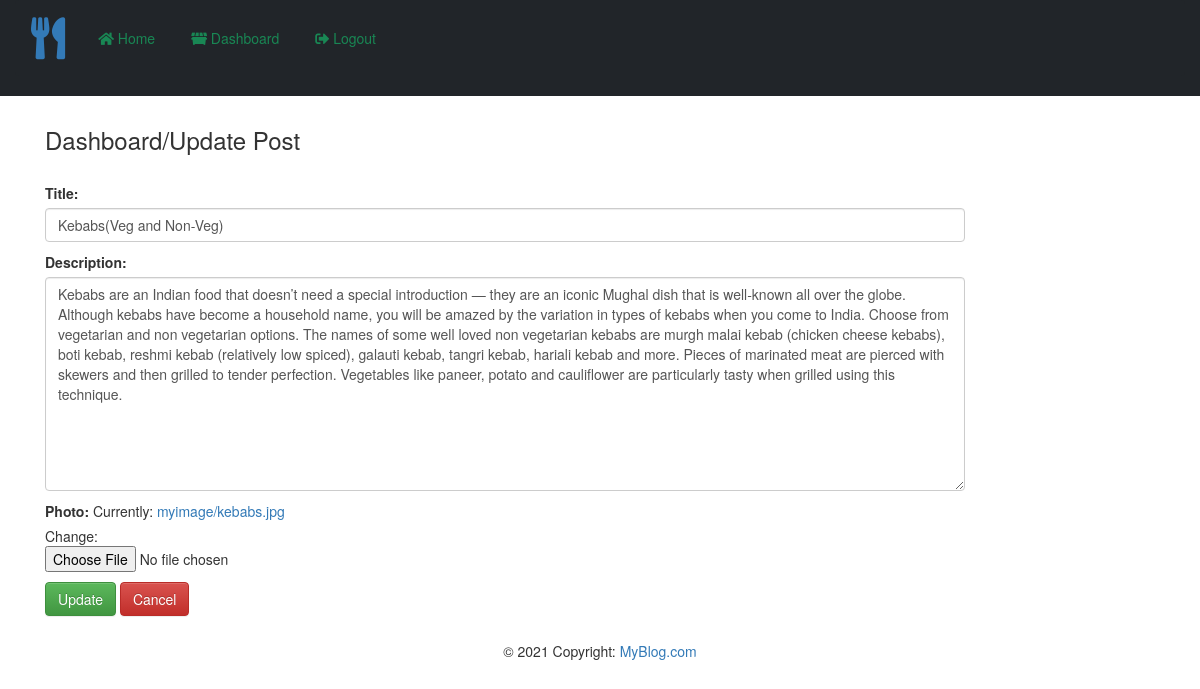
Screenshot of /update/18 (signed in) with the database file from the repository.
### blog/models.py (models this page shows)
class Post(models.Model):
    title= models.CharField(max_length=200)
    desc= models.TextField()
    photo = models.ImageField(upload_to='myimage', width_field=None)

### blog/views.py (the view)
# urls.py: path('update/<int:id>',views.update, name="update"),
def update(request,id):
    if request.user.is_authenticated:
        if request.method=='POST':
            pi=Post.objects.get(pk=id)
            form=PostForm(request.POST, instance=pi)
            if form.is_valid():
                form.save()
        else:
            pi=Post.objects.get(pk=id)
            form=PostForm(instance=pi)
        context={'form':form}
        return render(request,'blog/update.html',context)
    else:
        return HttpResponseRedirect('/login/')

### blog/forms.py
class PostForm(forms.ModelForm):
    class Meta:
        model = Post
        fields= ['title', 'desc','photo']
        labels = {'title':'Title', 'desc':'Description','photo':'Photo'}
        widgets={
            'title':forms.TextInput(attrs={'class':'form-control'}),
            'desc':forms.Textarea(attrs={'class':'form-control'}),
        }

### blog/templates/blog/update.html (shortened to what this page needs)
{% extends "blog/base.html" %}
{% load static %}
{% block content %}
<div class="col-sm-10">
    <h3 class=" my-5">Dashboard/Update Post</h3>
    <form action="" method="POST" novalidate>
        {{form.as_p}}
        <a href="{% url 'dashboard' %}" class="btn btn-success">Update</a>
        <a href="{% url 'dashboard' %}" class="btn btn-danger">Cancel</a>
    </form>
</div>
{% endblock content %}

### blog/static/blog/css/style.css (style rules this page uses)
body { background-color: rgb(75, 74, 74); color:rgb(255, 255, 255); }

### rows the page displays
Post: title "Kebabs(Veg and Non-Veg)", desc "Kebabs are an Indian food that doesn’t need a special introduction — they are an iconic Mughal dish that is well-known all over the globe. Although kebabs have become a household name, you will be amazed by the variation in types of kebabs when you come to India. Choose from vegetarian and non vegetarian options. The names of some well loved non vegetarian kebabs are murgh malai kebab (chicken cheese kebabs), boti kebab, reshmi kebab (relatively low spiced), galauti kebab, tangri kebab, hariali kebab and more. Pieces of marinated meat are pierced with skewers and then grilled to tender perfection. Vegetables like paneer, potato and cauliflower are particularly tasty when grilled using this…"
